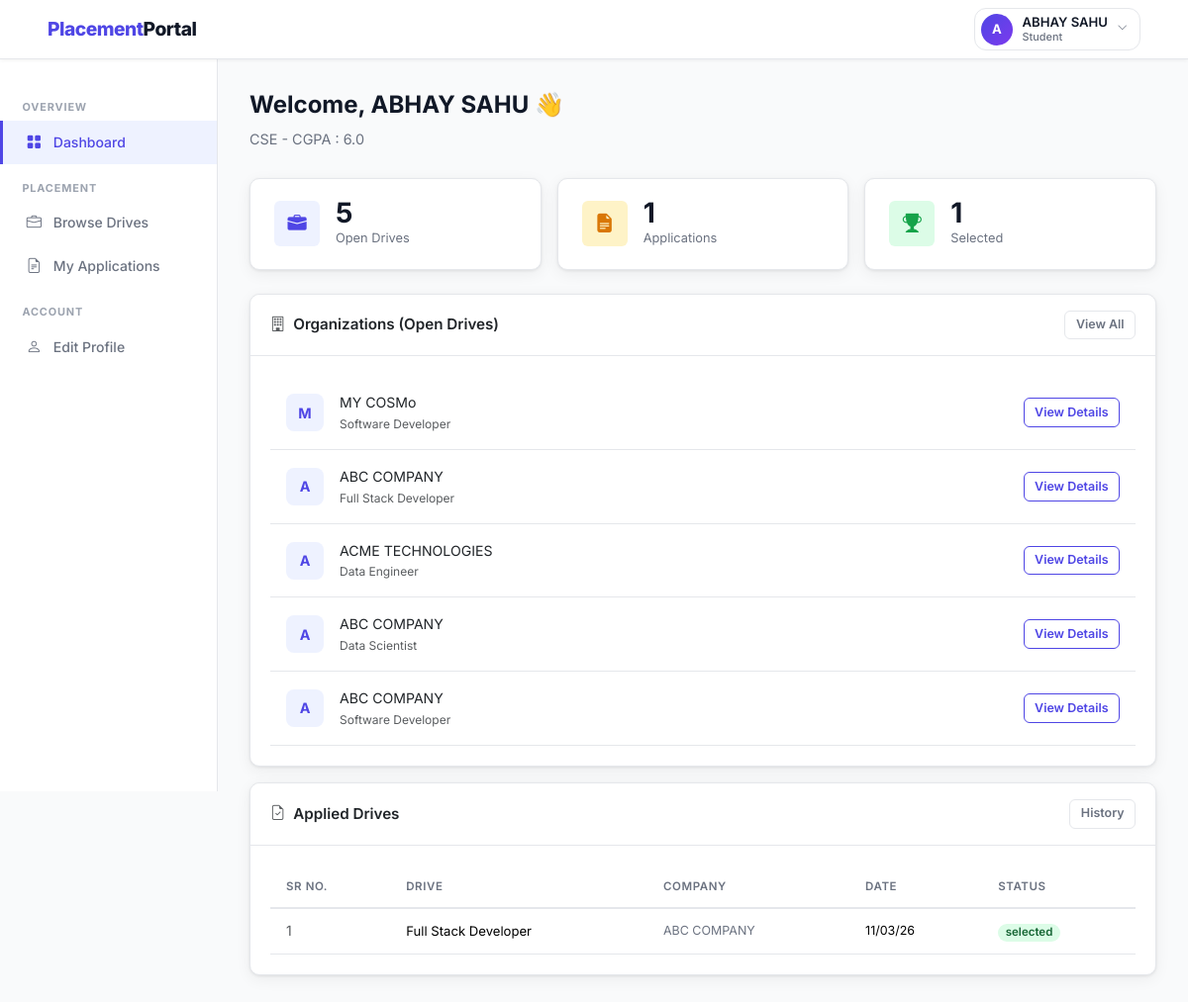
The app's page /student/dashboard (signed in) with its own data.
### backend/models.py (models this page shows, shortened)
class Student(db.Model):
    __tablename__ = 'student'
    id = db.Column(db.Integer, primary_key=True)
    full_name = db.Column(db.String(100), nullable=False)
    email = db.Column(db.String(120), unique=True, nullable=False)
    password_hash = db.Column(db.String(256), nullable=False)
    phone = db.Column(db.String(20))
    branch = db.Column(db.String(100))
    year = db.Column(db.String(20))
    cgpa = db.Column(db.Float)
    skills = db.Column(db.Text)
    resume_path = db.Column(db.String(300))
    is_active = db.Column(db.Boolean, default=True)
    registered_at = db.Column(db.DateTime, default=datetime.utcnow)
    applications = db.relationship('Application', backref='student', lazy=True,
                                   cascade='all, delete-orphan')

class PlacementDrive(db.Model):
    __tablename__ = 'placement_drive'
    id = db.Column(db.Integer, primary_key=True)
    company_id = db.Column(db.Integer, db.ForeignKey('company.id'), nullable=False)
    job_title = db.Column(db.String(150), nullable=False)
    job_description = db.Column(db.Text, nullable=False)
    eligibility_criteria = db.Column(db.Text)
    location = db.Column(db.String(100))
    salary_package = db.Column(db.String(100))
    application_deadline = db.Column(db.Date, nullable=False)
    status = db.Column(db.String(20), default='pending')
    created_at = db.Column(db.DateTime, default=datetime.utcnow)
    applications = db.relationship('Application', backref='drive', lazy=True,
                                   cascade='all, delete-orphan')

class Company(db.Model):
    __tablename__ = 'company'
    id = db.Column(db.Integer, primary_key=True)
    company_name = db.Column(db.String(150), nullable=False)
    email = db.Column(db.String(120), unique=True, nullable=False)
    password_hash = db.Column(db.String(256), nullable=False)
    hr_contact = db.Column(db.String(100))
    phone = db.Column(db.String(20))
    website = db.Column(db.String(200))
    description = db.Column(db.Text)
    approval_status = db.Column(db.String(20), default='pending')
    registered_at = db.Column(db.DateTime, default=datetime.utcnow)
    drives = db.relationship('PlacementDrive', backref='company', lazy=True,
                             cascade='all, delete-orphan')

class Application(db.Model):
    __tablename__ = 'application'
    id               = db.Column(db.Integer, primary_key=True)
    student_id       = db.Column(db.Integer, db.ForeignKey('student.id'), nullable=False)
    drive_id         = db.Column(db.Integer, db.ForeignKey('placement_drive.id'), nullable=False)
    application_date = db.Column(db.DateTime, default=datetime.utcnow)
    status           = db.Column(db.String(20), default='applied')
    __table_args__ = (
        db.UniqueConstraint('student_id', 'drive_id', name='unique_application'),
    )

### backend/routes.py (the view)
    @app.route('/student/dashboard')
    @login_required('student')
    def student_dashboard():
        student         = Student.query.get(session['user_id'])
        approved_drives = (PlacementDrive.query
                           .filter_by(status='approved')
                           .order_by(PlacementDrive.created_at.desc())
                           .limit(5).all())
        my_applications = (Application.query
                           .filter_by(student_id=student.id)
                           .order_by(Application.application_date.desc())
                           .all())
        return render_template('student/dashboard.html',
                               student=student,
                               approved_drives=approved_drives,
                               my_applications=my_applications)

### backend/routes.py (called while the page is built)
def login_required(role):
    def decorator(f):
        @wraps(f)
        def decorated_function(*args, **kwargs):
            if 'user_id' not in session:
                flash('Please log in to continue.', 'warning')
                return redirect(url_for('auth_login', role=role))
            if session.get('role') != role:
                flash('You do not have permission to view that page.', 'danger')
                return redirect(url_for('home'))
            return f(*args, **kwargs)
        return decorated_function
    return decorator

### templates/student/dashboard.html (shortened to what this page needs)
{% extends 'layout_dashboard.html' %}
{% block sidebar %}
  <div class="sidebar-section ">Overview</div>
  <a href="{{ url_for('student_dashboard') }}" class="sidebar-link active">
    <i class="bi bi-grid-fill"></i> Dashboard
  </a>
  <div class="sidebar-section">Placement</div>
  <a href="{{ url_for('student_drives') }}" class="sidebar-link">
    <i class="bi bi-briefcase"></i> Browse Drives
  </a>
  <a href="{{ url_for('student_applications') }}" class="sidebar-link">
    <i class="bi bi-file-earmark-text"></i> My Applications
  </a>
  <div class="sidebar-section">Account</div>
  <a href="{{ url_for('student_edit_profile') }}" class="sidebar-link">
    <i class="bi bi-person"></i> Edit Profile
  </a>
{% endblock %}
{% block content %}
<div class="page-header">
  <h1>Welcome, {{ student.full_name }} 👋</h1>
  <p>{{ student.branch or 'Update your profile' }}{% if student.cgpa %} - CGPA : {{ student.cgpa }}{% endif %}</p>
</div>
<div class="row g-3 mb-4">
  <div class="col-sm-4">
    <div class="stat-card">
      <div class="stat-icon indigo"><i class="bi bi-briefcase-fill"></i></div>
      <div>
        <div class="stat-value">{{ approved_drives|length }}</div>
        <div class="stat-label">Open Drives</div>
      </div>
    </div>
  </div>
  <div class="col-sm-4">
    <div class="stat-card">
      <div class="stat-icon amber"><i class="bi bi-file-earmark-text-fill"></i></div>
      <div>
        <div class="stat-value">{{ my_applications|length }}</div>
        <div class="stat-label">Applications</div>
      </div>
    </div>
  </div>
  <div class="col-sm-4">
    <div class="stat-card">
      <div class="stat-icon green"><i class="bi bi-trophy-fill"></i></div>
      <div>
        <div class="stat-value">
          {{ my_applications | selectattr('status', 'equalto', 'selected') | list | length }}
        </div>
        <div class="stat-label">Selected</div>
      </div>
    </div>
  </div>
</div>
<div class="row g-3">
  <div class="col-md-12">
    <div class="card">
      <div class="card-header">
        <span><i class="bi bi-building me-2 text-muted"></i>Organizations (Open Drives)</span>
        <a href="{{ url_for('student_drives') }}" class="btn btn-outline-secondary btn-sm">View All</a>
      </div>
      <div class="card-body p-0">
        {% if approved_drives %}
          {% for d in approved_drives %}
          <div class="d-flex align-items-center justify-content-between px-3 py-3"
               style="border-bottom:1px solid var(--border);">
            <div class="d-flex align-items-center gap-3">
              <div style="width:38px;height:38px;border-radius:8px;background:var(--primary-lt);
                          display:flex;align-items:center;justify-content:center;
                          font-weight:700;color:var(--primary);font-size:.9rem;flex-shrink:0;">
                {{ d.company.company_name[0]|upper }}
              </div>
              <div>
                <div class="fw-600" style="font-size:.88rem;">{{ d.company.company_name }}</div>
                <div class="text-muted" style="font-size:.75rem;">{{ d.job_title }}</div>
              </div>
            </div>
            <a href="{{ url_for('student_drive_detail', drive_id=d.id) }}"
               class="btn btn-outline-primary btn-sm">View Details</a>
          </div>
          {% endfor %}
        {% else %}
          <div class="empty-state"><i class="bi bi-briefcase"></i><p>No open drives right now.</p></div>
        {% endif %}
      </div>
    </div>
  </div>
  <div class="col-md-12">
    <div class="card">
      <div class="card-header">
        <span><i class="bi bi-file-earmark-check me-2 text-muted"></i>Applied Drives</span>
        <a href="{{ url_for('student_applications') }}" class="btn btn-outline-secondary btn-sm">History</a>
      </div>
      <div class="card-body p-0">
        {% if my_applications %}
        <table class="table mb-0">
          <thead>
            <tr><th>Sr No.</th><th>Drive</th><th>Company</th><th>Date</th><th>Status</th></tr>
          </thead>
          <tbody>
            {% for app in my_applications[:5] %}
            <tr>
              <td class="text-muted">{{ loop.index }}</td>
              <td style="font-size:.82rem;" class="fw-600">{{ app.drive.job_title }}</td>
              <td style="font-size:.78rem;color:var(--muted);">{{ app.drive.company.company_name }}</td>
              <td style="font-size:.78rem;">{{ app.application_date.strftime('%d/%m/%y') }}</td>
              <td><span class="badge badge-{{ app.status }}">{{ app.status }}</span></td>
            </tr>
            {% endfor %}
          </tbody>
        </table>
        {% else %}
          <div class="empty-state"><i class="bi bi-file-earmark-text"></i><p>No applications yet.</p></div>
        {% endif %}
      </div>
    </div>
  </div>
</div>
{% endblock %}

### templates/layout_dashboard.html (shortened to what this page needs)
{% extends 'base.html' %}
{% block body %}
<nav class="navbar navbar-expand-lg fixed-top">
  <div class="container-fluid px-4">
    <a class="navbar-brand" href="{{ url_for('home') }}">
      Placement<span>Portal</span>
    </a>
    <div class="ms-auto d-flex align-items-center gap-3">
      <div class="dropdown">
        <button class="profile-trigger dropdown-toggle"
                data-bs-toggle="dropdown"
                aria-expanded="false">
          <div class="avatar-circle">
            {{ session.name[0]|upper if session.name else '?' }}
          </div>
          <div class="profile-info">
            <span class="profile-name">{{ session.name }}</span>
            <span class="profile-role">{{ session.role|capitalize }}</span>
          </div>
          <i class="bi bi-chevron-down chevron-icon"></i>
        </button>
      </div>
    </div>
  </div>
</nav>
<aside class="sidebar" style="top:60px;">
  {% block sidebar %}{% endblock %}
</aside>
<main class="main-with-sidebar" style="margin-top:60px;">
  {% block content %}{% endblock %}
</main>
{% endblock %}

### records on screen
Student: name "ABHAY SAHU", full_name "ABHAY SAHU", branch "CSE", cgpa "6.0"
PlacementDrive: company "M", company.company_name "MY COSMo", job_title "Software Developer"
PlacementDrive: company "A", company.company_name "ABC COMPANY", job_title "Full Stack Developer"
PlacementDrive: company "A", company.company_name "ACME TECHNOLOGIES", job_title "Data Engineer"
PlacementDrive: company "A", company.company_name "ABC COMPANY", job_title "Data Scientist"
PlacementDrive: company "A", company.company_name "ABC COMPANY", job_title "Software Developer"
Application: drive.job_title "Full Stack Developer", drive.company.company_name "ABC COMPANY", application_date "11/03/26", status "selected"

### other values on screen
{{ session.name[0]|upper if session.name else '?' }} "A"
{{ session.role|capitalize }} "Student"
{{ approved_drives|length }} "5"
{{ my_applications|length }} "1"
